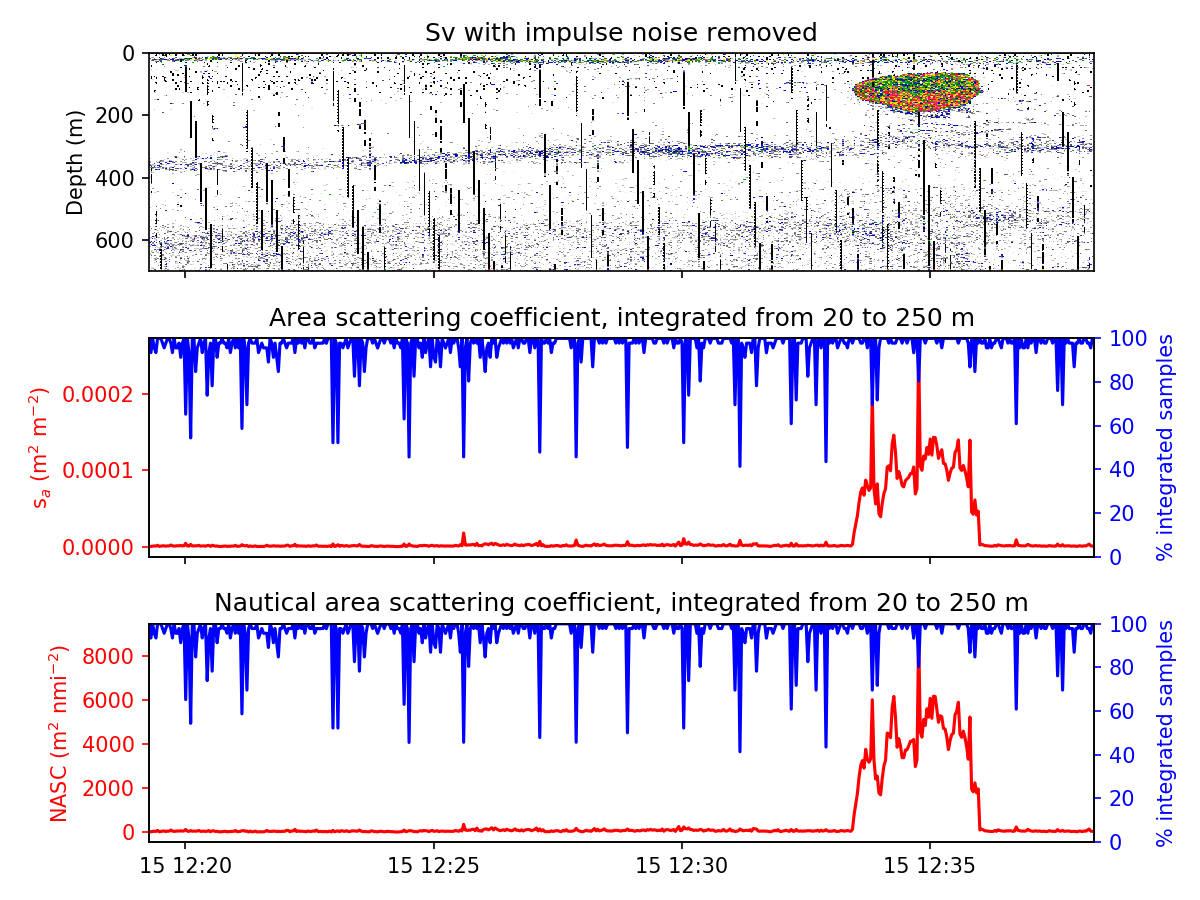

Write the Python code that produced this figure.
#!/usr/bin/env python3
# -*- coding: utf-8 -*-
"""
Example integrating Sv to sa (m^2 m^-2) and NASC (m^2 nmi^-2).

Created on Sun Jul  7 16:15:32 2019
@author: Alejandro Ariza, British Antarctic Survey
"""

#------------------------------------------------------------------------------
# import modules
import os
import numpy as np
import matplotlib.pyplot as plt
from echolab2.instruments import EK60
from echopy.processing import mask_impulse as mIN
from echopy.utils import transform as tf
from echopy.plotting.cmaps import cmaps

#------------------------------------------------------------------------------
# load rawfile
path     = os.path.abspath(os.path.join(os.path.dirname(__file__), '..', 'data'))
rawfile  = os.path.join(path, 'JR230-D20091215-T121917.raw')
ek60     = EK60.EK60()
ek60.read_raw(rawfile)

#------------------------------------------------------------------------------
# get 38 kHz data
raw38  = ek60.get_raw_data(channel_number=1)
Sv38  = np.transpose(raw38.get_Sv().data)   # Sv array
t38    = raw38.get_Sv().ping_time           # time array
r38    = raw38.get_Sv().range               # range array

#------------------------------------------------------------------------------
# remove impulse noise
m38in            = mIN.ryan(Sv38, r38, m=5, n=1, thr=10)[0]
Sv38inoff        = Sv38.copy()
Sv38inoff[m38in] = np.nan

# We remove noise so we can see how integration deals with missing samples.

#------------------------------------------------------------------------------
# integrate area scattering coefficient (sa), from 20 to 250 metres
sa  , saper   = tf.Sv2sa  (Sv38inoff, r38, 20, 250, method='mean')

# note the mean method is used.

# the second output is the percentange vertical samples integrated behind every
# computation of sa.

#------------------------------------------------------------------------------
# integrate Nautical Area Scattering Coefficient (NASC), from 20 to 250 metres
NASC, NASCper = tf.Sv2NASC(Sv38inoff, r38, 20, 250, method='sum' )

# note the sum method is used.

# the second output is the percentange vertical samples integrated behind every
# computation of NASC.

#------------------------------------------------------------------------------
# Figures
plt.figure(figsize=(8,6))

# Sv with impulse noise removed
plt.subplot(311).invert_yaxis()
plt.pcolormesh(t38, r38, Sv38inoff, vmin=-80, vmax=-50, cmap=cmaps().ek500)
plt.tick_params(labelbottom=False)
plt.ylabel('Depth (m)')
plt.title('Sv with impulse noise removed')

# integrated sa
ax =plt.subplot(312)
ax = [ax, ax.twinx()]
ax[0].plot(t38, sa,'-r')
ax[0].set_xlim(t38[0], t38[-1])
ax[0].tick_params(axis='y', colors='r')
ax[0].yaxis.tick_left()
ax[0].yaxis.set_label_position("left")
ax[0].set_ylabel('s$_a$ (m$^2$ m$^{-2}$)', color='r')
ax[0].tick_params(labelbottom=False)
ax[1].plot(t38, saper,'-b')
ax[1].set_xlim(t38[0], t38[-1])
ax[1].set_ylim(0, 100)
ax[1].tick_params(axis='y', colors='b')
ax[1].yaxis.tick_right()
ax[1].yaxis.set_label_position("right")
ax[1].set_ylabel('% integrated samples', color='b')
ax[1].tick_params(labelbottom=False)
ax[1].set_title('Area scattering coefficient, integrated from 20 to 250 m')

# integrated NASC
ax =plt.subplot(313)
ax = [ax, ax.twinx()]
ax[0].plot(t38, NASC,'-r')
ax[0].set_xlim(t38[0], t38[-1])
ax[0].tick_params(axis='y', colors='r')
ax[0].yaxis.tick_left()
ax[0].yaxis.set_label_position("left")
ax[0].set_ylabel('NASC (m$^2$ nmi$^{-2}$)', color='r')
ax[1].plot(t38, NASCper,'-b')
ax[1].set_xlim(t38[0], t38[-1])
ax[1].set_ylim(0, 100)
ax[1].tick_params(axis='y', colors='b')
ax[1].yaxis.tick_right()
ax[1].yaxis.set_label_position("right")
ax[1].set_ylabel('% integrated samples', color='b')
ax[1].set_title('Nautical area scattering coefficient, integrated from 20 to 250 m')

# Show and save
plt.tight_layout()
plt.show()
# plt.savefig('compute_area_scattering.png', figsize=(8,4), dpi=150)